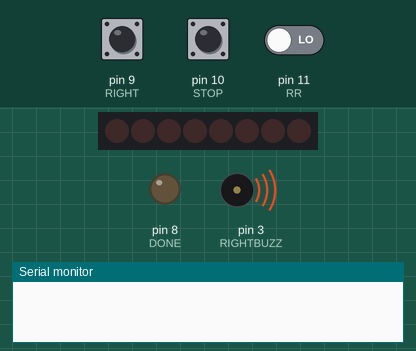
A sketch run on a simulated Arduino Uno, built with avr-gcc and run on an emulated ATmega328P. Parts: 8 shift-register outputs drawn as a row of LEDs (first output left, lit = HIGH), output pins drawn as LEDs (lit = HIGH), buzzer (waves = sounding, pin HIGH), the last lines printed to the serial monitor. Wiring (inferred from the names in the program): shift register (74HC595): data pin 5; shift clock pin 7; latch pin 6. Wiring (inferred from the signals the program sends): row of LEDs: on Q0, Q1, Q2, Q3, Q4, Q5, Q6, Q7. The test bench sets the inputs (shaded band); at power-on: pin 9 (RIGHT) LOW, pin 10 (STOP) LOW, pin 11 (RR) LOW. Pins used as bus, display or sensor lines are not drawn.

Above: at 1.7 s.
1.8 s: pin 9 (RIGHT) pulled HIGH for 0.15 s
At 2.7 s:
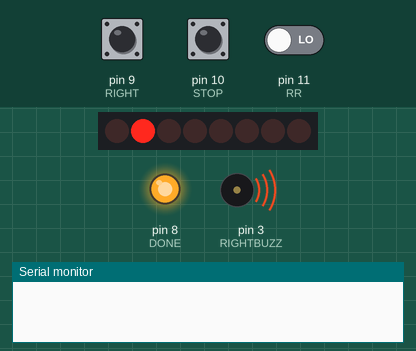
At 3.2 s:
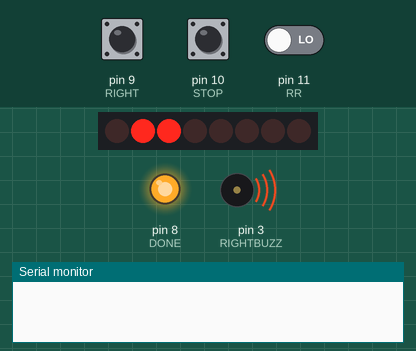
8.8 s: pin 10 (STOP) pulled HIGH for 3.2 s
At 11.6 s:
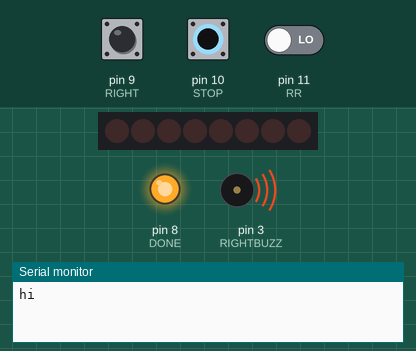
Timing chart, 0 to 16.3 s (numbered marks = the images above; inputs shaded):
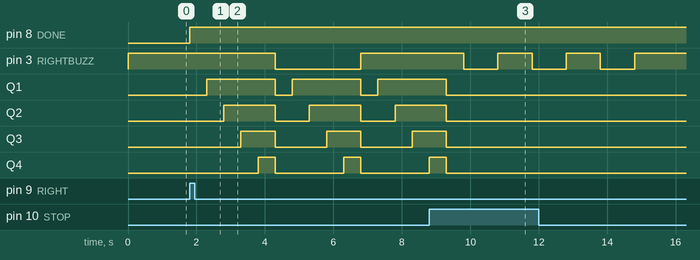

Measured:
- after the input at 1.8 s, pin 8 (DONE): LOW → HIGH at once; pin 3 (RIGHTBUZZ): HIGH → LOW after 2.5 s, → HIGH 2.5 s later; Q1: alternates HIGH for 2.0 s and LOW for 0.50 s, starting after 0.50 s; Q2: alternates HIGH for 1.5 s and LOW for 1.0 s, starting after 1.0 s; Q3: alternates HIGH for 1.0 s and LOW for 1.5 s, starting after 1.5 s
- after the input at 8.8 s, pin 3 (RIGHTBUZZ): alternates HIGH for 1.0 s and LOW for 1.0 s, starting after 1.0 s

The sketch:

navshirtpower.ino
```cpp
#define DONE 8
#define RIGHT 9
#define STOP 10
#define RR 11

#define VCC 2
#define RIGHTBUZZ 3
#define DATAPINR 5
#define LATCHPINR 6
#define CLOCKPINR 7

void setup() {
  // put your setup code here, to run once:
  Serial.begin(9600);
  pinMode(DONE, OUTPUT);
  pinMode(RIGHT, INPUT);
  pinMode(STOP, INPUT);
  pinMode(RR, INPUT);

  digitalWrite(RIGHT, LOW);
  digitalWrite(STOP, LOW);
  digitalWrite(RR, LOW);

  pinMode(LATCHPINR, OUTPUT);
  pinMode(CLOCKPINR, OUTPUT);
  pinMode(DATAPINR, OUTPUT);
  pinMode(RIGHTBUZZ, OUTPUT);
  digitalWrite(RIGHTBUZZ, HIGH);

  pinMode(VCC, OUTPUT);
  digitalWrite(VCC, HIGH);
  zeroOut();
}

void loop() {
  if(digitalRead(RIGHT))
  {
    digitalWrite(DONE, HIGH);
    turnRight();
  }
  if(digitalRead(STOP))
  {
    Serial.print("hi\n");
    startstop();
  }
  if(digitalRead(RR))
    reroutebuzz();
}

void turnRight()
{
  for(int i = 0; i < 3; i++)
  {

    digitalWrite(RIGHTBUZZ,HIGH);
    if (i == 1)
    {
      digitalWrite(RIGHTBUZZ, LOW);
    }

    byte led = 0;
    for (int j = 1; j < 6; j++)
    {
      //ground LATCHPIN and hold low for as long as you are transmitting
      digitalWrite(LATCHPINR, LOW);
      shiftOut(DATAPINR, CLOCKPINR, MSBFIRST, led);
      //return the latch pin high to signal chip that it
      //no longer needs to listen for information
      digitalWrite(LATCHPINR, HIGH);
      delay(500);
      bitSet(led,j);
    }
  }
  zeroOut();
}

void zeroOut()
{
  digitalWrite(LATCHPINR, LOW);
  shiftOut(DATAPINR, CLOCKPINR, MSBFIRST, 0);
  digitalWrite(LATCHPINR, HIGH);
  delay(500);
}

void startstop()
{
  digitalWrite(RIGHTBUZZ, LOW);
  delay(1000);
  digitalWrite(RIGHTBUZZ, HIGH);
  delay(1000);
  digitalWrite(RIGHTBUZZ, LOW);
  delay(1000);
  digitalWrite(RIGHTBUZZ, HIGH);
  delay(1000);
  digitalWrite(RIGHTBUZZ, LOW);
  delay(1000);
  digitalWrite(RIGHTBUZZ, HIGH);
}

void reroutebuzz()
{
  digitalWrite(RIGHTBUZZ, LOW);
  delay(2500);
  digitalWrite(RIGHTBUZZ, HIGH);
}
```
